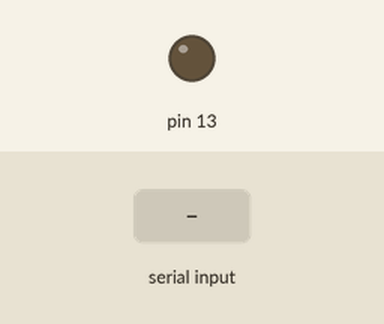
Simulated run of this sketch. Board: Arduino Uno, built with avr-gcc and run on an emulated ATmega328P. On the bench: output pins drawn as LEDs (lit = HIGH). The inputs (shaded band) are chosen by the test bench. What the sketch prints to the serial monitor is not drawn.

Above: at 1.2 s.
1.3 s: "a" received over Serial
At 2.5 s:
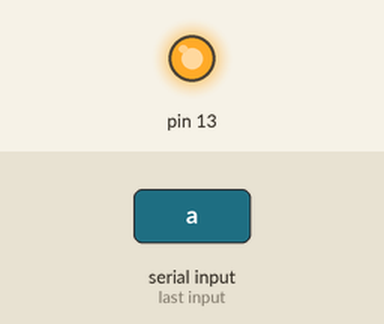
2.8 s: "b" received over Serial
At 3.7 s:
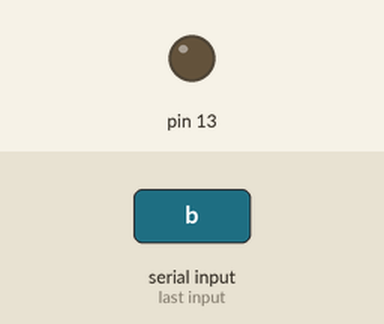
Timing chart, 0 to 5.8 s (numbered marks = the images above; inputs shaded):
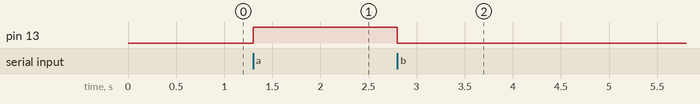

The sketch:

02_Arduino_Serial_Port.ino
```cpp
void setup()
{
 Serial.begin(9600);
 Serial.println("Serial Interface");
 pinMode(13,OUTPUT);
}

void loop()
{
  if(Serial.available())
  {
    char x=Serial.read();
    if(x=='a')
    {
      digitalWrite(13,HIGH);
      delay(50);
    }
    else if(x=='b')
    {
      digitalWrite(13,LOW);
      delay(50);
    }

  }

}
```

Measured:
- after the input at 1.3 s, pin 13: LOW → HIGH at once
- after the input at 2.8 s, pin 13: HIGH → LOW at once
